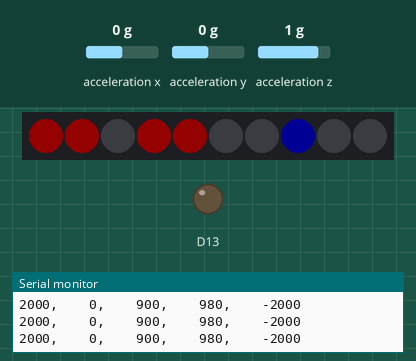
Bench run of a sketch on a simulated Adafruit Circuit Playground Express. On the bench: 10 RGB LEDs in strip order, left to right, output pins drawn as LEDs (lit = HIGH), the last lines printed to the serial monitor. Inputs (shaded band) come from the test bench; at power-on: acceleration x 0 g, acceleration y 0 g, acceleration z 1 g. Dim RGB values are drawn brighter than linear.

Above: at 1.2 s.
1.3 s: acceleration x set to -1.4 g
At 2.6 s:
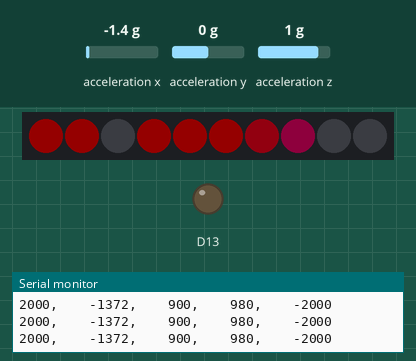
2.9 s: acceleration y set to -0.8 g
At 3.5 s:
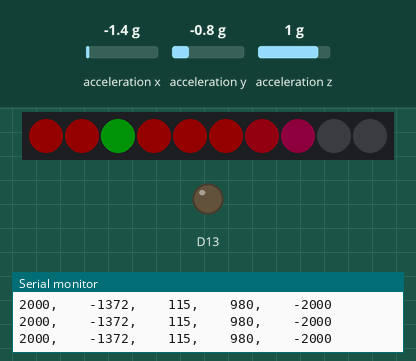
4.5 s: acceleration x set to 0 g
At 5.5 s:
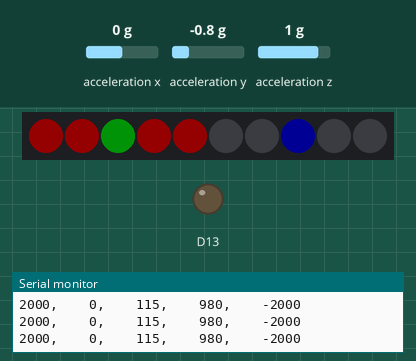
6.1 s: acceleration z set to -1.4 g
At 7.4 s:
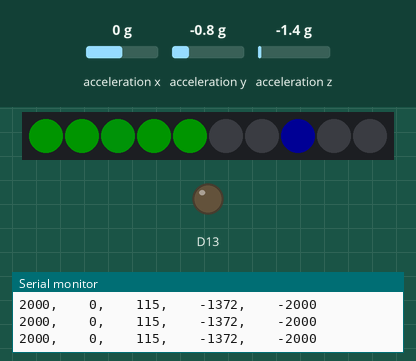
7.8 s: acceleration y set to 0 g
At 9.1 s:
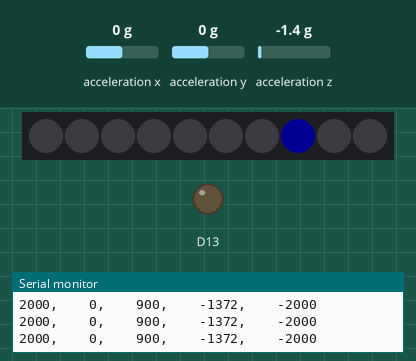
9.4 s: acceleration y set to 0.8 g
At 10.0 s:
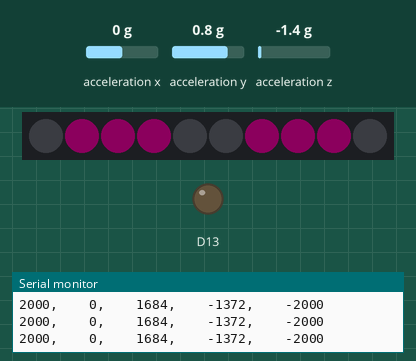
Timing chart, 0 to 12.0 s (numbered marks = the images above; inputs shaded):
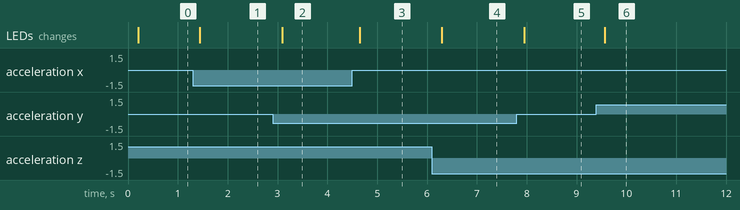

The sketch:

FS8X39TIRXT1K3R.ino
```cpp
// This code is based on the libraries and code from the fine folks at https://www.adafruit.com/products/3000
// It is intended for use with the Circuit Playground board and implements a basic 3-axis G-Force dial that
// displays turns, braking and bouncing forces using the board's built-in accelerometer and RGB LEDs

#include <Adafruit_CircuitPlayground.h>

//Create some variables to hold the accelerometer readings
int turningForce = 0;
int bouncingForce = 0;
int brakeAccelerateForce = 0;

void setup() {
  //while (!Serial);
  Serial.begin(9600);

  CircuitPlayground.begin(); //start-up the full Circuit-Playground library
}


void loop() {
  // If you change the orientation of the board during mounting, this is where you change which axis maps to which G-force
  // (multiplied by 100 to convert to easy integer format (7.69 * 100 = 769)
  turningForce = CircuitPlayground.motionX() * 100;
  bouncingForce = (CircuitPlayground.motionY() * 100) + 900; //add back to "zero out" gravity on the vertical axis
  brakeAccelerateForce = CircuitPlayground.motionZ() * 100;

  //------------------ SET UP GRAPHING TO AVOID JITTERY PLOTS -----------------------
  //
  Serial.print(2000);                //top limit
  Serial.print(",    ");             //seperator
  Serial.print(turningForce);        //the first variable for plotting
  Serial.print(",    ");             //seperator
  Serial.print(bouncingForce);       //the second variable for plotting
  Serial.print(",    ");             //seperator
  Serial.print(brakeAccelerateForce);//the third variable for plotting including line break
  Serial.print(",    ");             //seperator
  Serial.println(-2000);             //lower limit

  // there is no "smoothing" function in this code, so add a small delay to avoid strobing the LEDs
  delay(100);

  //turn off all the pixels (LEDs) each time through the loop
  CircuitPlayground.clearPixels();


  // =================== Display the forces exerted during Left/Right turns ===========================
  //                     (Change the <> values to fine tune the sensitivity)


  if (turningForce > -100 && turningForce < 100) {                         // if the car is going straight ahead the reading should be near zero
    CircuitPlayground.setPixelColor(7, CircuitPlayground.colorWheel(170)); // so turn the top row center-line pixel blue

    // if the car is turning RIGHT---------------------------------------
  } else if (turningForce > -150 && turningForce < -100) {                 //very gentle turn
    CircuitPlayground.setPixelColor(7, CircuitPlayground.colorWheel(170)); //
    CircuitPlayground.setPixelColor(6, CircuitPlayground.colorWheel(170));
  } else if (turningForce > -200 && turningForce < -150) {                 //gentle turn
    CircuitPlayground.setPixelColor(7, CircuitPlayground.colorWheel(170)); //
    CircuitPlayground.setPixelColor(6, CircuitPlayground.colorWheel(170)); //
    CircuitPlayground.setPixelColor(5, CircuitPlayground.colorWheel(170));
  } else if (turningForce > -250 && turningForce < -200) {                 //turn
    CircuitPlayground.setPixelColor(7, CircuitPlayground.colorWheel(170)); //
    CircuitPlayground.setPixelColor(6, CircuitPlayground.colorWheel(170)); //
    CircuitPlayground.setPixelColor(5, CircuitPlayground.colorWheel(230));
  } else if (turningForce > -300 && turningForce < -250) {                 //strong turn
    CircuitPlayground.setPixelColor(7, CircuitPlayground.colorWheel(170)); //
    CircuitPlayground.setPixelColor(6, CircuitPlayground.colorWheel(200)); //
    CircuitPlayground.setPixelColor(5, CircuitPlayground.colorWheel(250));
  } else if (turningForce > -350 && turningForce < -300) {                 //Really Strong Turn
    CircuitPlayground.setPixelColor(7, CircuitPlayground.colorWheel(190)); //
    CircuitPlayground.setPixelColor(6, CircuitPlayground.colorWheel(245)); //
    CircuitPlayground.setPixelColor(5, CircuitPlayground.colorWheel(255));
  } else if (turningForce < -350) {                                        //Really Really Strong Turn
    CircuitPlayground.setPixelColor(7, CircuitPlayground.colorWheel(230)); //
    CircuitPlayground.setPixelColor(6, CircuitPlayground.colorWheel(245));
    CircuitPlayground.setPixelColor(5, CircuitPlayground.colorWheel(255));


    // if the car is turning LEFT----------------------------------------
  } else if (turningForce > 100 && turningForce < 150) {
    CircuitPlayground.setPixelColor(7, CircuitPlayground.colorWheel(170));
    CircuitPlayground.setPixelColor(8, CircuitPlayground.colorWheel(170));
  } else if (turningForce > 150 && turningForce < 200) {
    CircuitPlayground.setPixelColor(7, CircuitPlayground.colorWheel(170));
    CircuitPlayground.setPixelColor(8, CircuitPlayground.colorWheel(170));
    CircuitPlayground.setPixelColor(9, CircuitPlayground.colorWheel(170));
  } else if (turningForce > 200 && turningForce < 250) {
    CircuitPlayground.setPixelColor(7, CircuitPlayground.colorWheel(170));
    CircuitPlayground.setPixelColor(8, CircuitPlayground.colorWheel(170));
    CircuitPlayground.setPixelColor(9, CircuitPlayground.colorWheel(230));
  } else if (turningForce > 250 && turningForce < 300) {
    CircuitPlayground.setPixelColor(7, CircuitPlayground.colorWheel(170));
    CircuitPlayground.setPixelColor(8, CircuitPlayground.colorWheel(200));
    CircuitPlayground.setPixelColor(9, CircuitPlayground.colorWheel(250));
  } else if (turningForce > 300 && turningForce < 350) {
    CircuitPlayground.setPixelColor(7, CircuitPlayground.colorWheel(190));
    CircuitPlayground.setPixelColor(8, CircuitPlayground.colorWheel(245));
    CircuitPlayground.setPixelColor(9, CircuitPlayground.colorWheel(255));
  } else if (turningForce > 350) {
    CircuitPlayground.setPixelColor(7, CircuitPlayground.colorWheel(230));
    CircuitPlayground.setPixelColor(8, CircuitPlayground.colorWheel(245));
    CircuitPlayground.setPixelColor(9, CircuitPlayground.colorWheel(255));
  }

  // ==================== Display the forces exerted during Braking and Acceleration ================
  if (brakeAccelerateForce > -50 && brakeAccelerateForce < 50) {
    //    CircuitPlayground.setPixelColor(0, CircuitPlayground.colorWheel(170));
    //    CircuitPlayground.setPixelColor(4, CircuitPlayground.colorWheel(170));

  // if car is accelerating (with damping for bounces)-----------------
  } else if (brakeAccelerateForce > -100 && brakeAccelerateForce < -50 && bouncingForce < 200 && bouncingForce > -200) {
    CircuitPlayground.setPixelColor(0, CircuitPlayground.colorWheel(85));
    CircuitPlayground.setPixelColor(4, CircuitPlayground.colorWheel(85));
  } else if (brakeAccelerateForce < -100 && bouncingForce < 200 && bouncingForce > -200) {
    CircuitPlayground.setPixelColor(0, CircuitPlayground.colorWheel(85));
    CircuitPlayground.setPixelColor(1, CircuitPlayground.colorWheel(85));
    CircuitPlayground.setPixelColor(3, CircuitPlayground.colorWheel(85));
    CircuitPlayground.setPixelColor(4, CircuitPlayground.colorWheel(85));

  //if car is braking--------------------------------------------------
  } else if (brakeAccelerateForce > 50 && brakeAccelerateForce < 150) {
    CircuitPlayground.setPixelColor(0, CircuitPlayground.colorWheel(0));
    CircuitPlayground.setPixelColor(4, CircuitPlayground.colorWheel(0));
  } else if (brakeAccelerateForce > 150) {
    CircuitPlayground.setPixelColor(0, CircuitPlayground.colorWheel(0));
    CircuitPlayground.setPixelColor(1, CircuitPlayground.colorWheel(0));
    CircuitPlayground.setPixelColor(3, CircuitPlayground.colorWheel(0));
    CircuitPlayground.setPixelColor(4, CircuitPlayground.colorWheel(0));
  }


  // ============================ Display the forces from Bouncing and Potholes ==============================
  if (bouncingForce > -150 && bouncingForce < 150) {
    CircuitPlayground.setPixelColor(2, CircuitPlayground.colorWheel(90));

  } else if ((bouncingForce > 150 && bouncingForce < 300) || (bouncingForce > -300 && bouncingForce < -150)) {
    CircuitPlayground.setPixelColor(2, CircuitPlayground.colorWheel(70));
  } else if ((bouncingForce > 300 && bouncingForce < 400) || (bouncingForce > -400 && bouncingForce < -300)) {
    CircuitPlayground.setPixelColor(2, CircuitPlayground.colorWheel(25));
  } else if ((bouncingForce > 400 && bouncingForce < 500) || (bouncingForce > -500 && bouncingForce < -400)) {
    CircuitPlayground.setPixelColor(2, CircuitPlayground.colorWheel(20));
  } else if ((bouncingForce > 500 && bouncingForce < 600) || (bouncingForce > -600 && bouncingForce < -500)) {
    CircuitPlayground.setPixelColor(2, CircuitPlayground.colorWheel(15));
  } else if ((bouncingForce > 600 && bouncingForce < 700) || (bouncingForce > -700 && bouncingForce < -600)) {
    CircuitPlayground.setPixelColor(2, CircuitPlayground.colorWheel(10));
  } else if ((bouncingForce > 700 && bouncingForce < 800) || (bouncingForce > -800 && bouncingForce < -700)) {
    CircuitPlayground.setPixelColor(2, CircuitPlayground.colorWheel(5));
  } else if ((bouncingForce > 800 && bouncingForce < 900) || (bouncingForce > -900 && bouncingForce < -800)) {
    CircuitPlayground.setPixelColor(2, CircuitPlayground.colorWheel(3));
  } else if ((bouncingForce > 900 && bouncingForce < 1000) || (bouncingForce > -1000 && bouncingForce < -900)) {
    CircuitPlayground.setPixelColor(2, CircuitPlayground.colorWheel(0));

  } else if (bouncingForce > 1000 ||  bouncingForce < -1000) {
    CircuitPlayground.setPixelColor(1, CircuitPlayground.colorWheel(220));
    CircuitPlayground.setPixelColor(2, CircuitPlayground.colorWheel(220));
    CircuitPlayground.setPixelColor(3, CircuitPlayground.colorWheel(220));
    CircuitPlayground.setPixelColor(6, CircuitPlayground.colorWheel(220));
    CircuitPlayground.setPixelColor(7, CircuitPlayground.colorWheel(220));
    CircuitPlayground.setPixelColor(8, CircuitPlayground.colorWheel(220));
  }


}//////////////////////////////////////// END OF MAIN LOOP /////////////////////////////////////////////
```

Measured:
- after the input at 1.3 s, the LEDs: change after 0.14 s (image 1)
- after the input at 2.9 s, the LEDs: change after 0.19 s (image 2)
- after the input at 4.5 s, the LEDs: change after 0.15 s (image 3)
- after the input at 6.1 s, the LEDs: change after 0.20 s (image 4)
- after the input at 7.8 s, the LEDs: change after 0.15 s (image 5)
- after the input at 9.4 s, the LEDs: change after 0.17 s (image 6)
